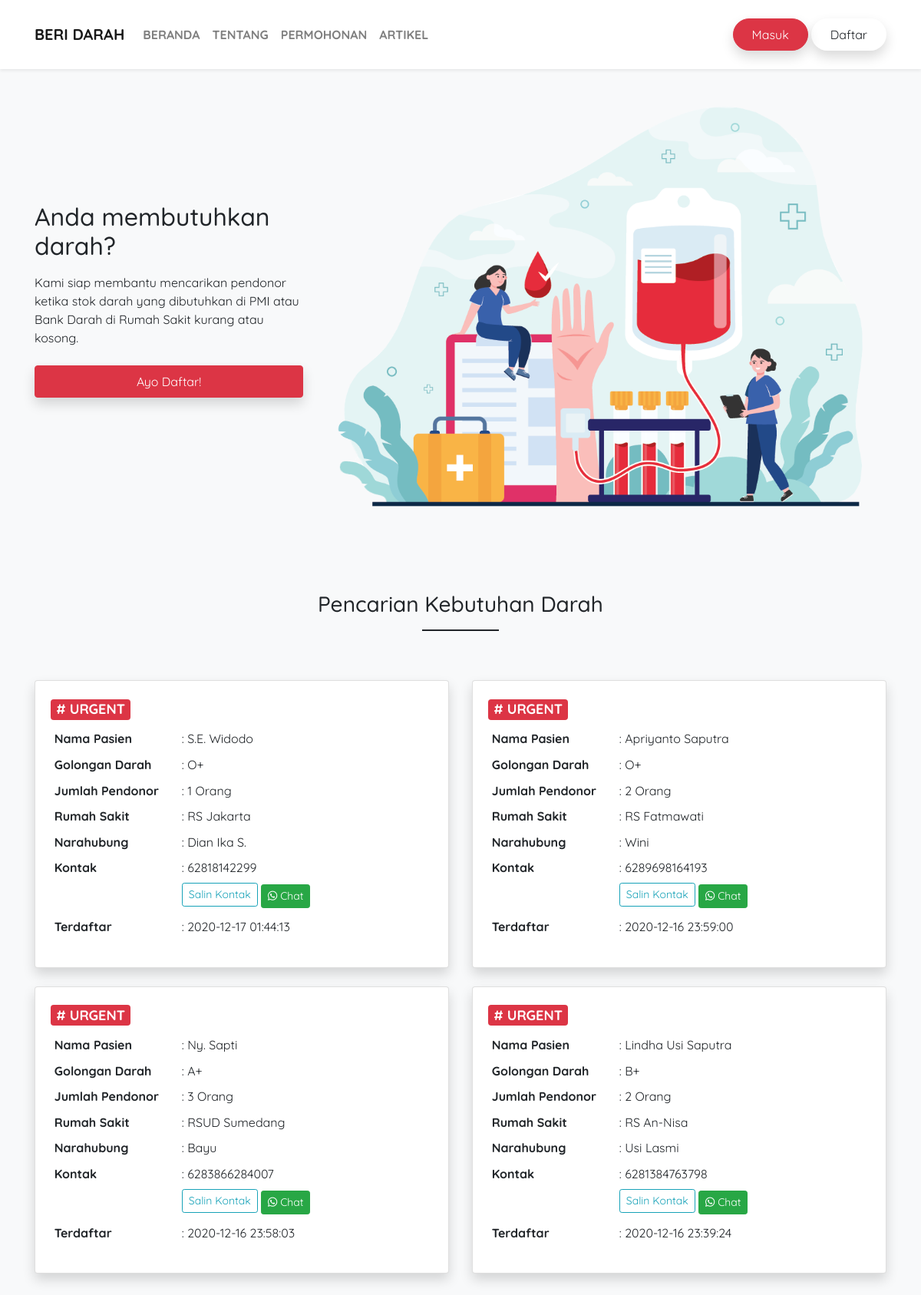
The page / on the database its author committed.
### tables this page shows
CREATE TABLE `request` (
  `id_request` int(11) NOT NULL,
  `id_user` int(11) DEFAULT NULL,
  `recipient_name` varchar(255) DEFAULT NULL,
  `recipient_gender` varchar(1) DEFAULT NULL,
  `blood_group` varchar(3) DEFAULT NULL,
  `hospital` varchar(255) DEFAULT NULL,
  `number_donors` int(3) DEFAULT NULL,
  `requester_name` varchar(255) DEFAULT NULL,
  `requester_phone` varchar(15) DEFAULT NULL,
  `relationship` varchar(255) DEFAULT NULL,
  `message` text,
  `status` tinyint(1) DEFAULT '1',
  `created_date` datetime NOT NULL DEFAULT CURRENT_TIMESTAMP,
  `updated_date` datetime DEFAULT NULL
);

### index.php (the view, shortened to what this page needs)
<!DOCTYPE html>
<html lang="en">
<head>
    <link rel="stylesheet" href="https://cdn.jsdelivr.net/npm/bootstrap@4.5.3/dist/css/bootstrap.min.css">
    <link rel="stylesheet" href="https://use.fontawesome.com/releases/v5.7.2/css/all.css">
</head>
<body class="bg-light">
    <nav class="navbar navbar-expand-lg navbar-light bg-white shadow-sm">
        <div class="container-lg py-3">
            <a class="navbar-brand text-uppercase font-weight-bolder" href="#">Beri Darah</a>
            <div class="collapse navbar-collapse" id="navbarSupportedContent">
                <ul class="navbar-nav mr-auto text-uppercase font-weight-bold">
                    <li class="nav-item">
                        <a class="nav-link" href="#">Beranda <span class="sr-only">(current)</span></a>
                    </li>
                    <li class="nav-item">
                        <a class="nav-link" href="#">Tentang</a>
                    </li>
                    <li class="nav-item">
                        <a class="nav-link" href="#">Permohonan</a>
                    </li>
                    <li class="nav-item">
                        <a class="nav-link" href="#">Artikel</a>
                    </li>
                </ul>
                <form class="form-inline my-2 my-lg-0 ">
                    <a href="login.php" class="btn btn-danger rounded-pill shadow py-2 px-4 mr-1">Masuk</a>
                    <a href="register.php" class="btn btn-white rounded-pill shadow py-2 px-4">Daftar</a>
                </form>
            </div>
        </div>
    </nav>
    <div class="container-lg py-3">
        <div class="row">
            <div class="col-md-4 d-flex justify-content-center align-item-center flex-column py-1 order-2 order-md-1">
                <h2>Anda membutuhkan darah?</h2>
                <p class="py-2">Kami siap membantu mencarikan pendonor ketika stok darah yang dibutuhkan di PMI atau Bank Darah di Rumah Sakit kurang atau kosong.</p>
                <a class="btn btn-danger shadow py-2 px-4" href="register.php">Ayo Daftar!</a>
            </div>
            <div class="col-md-8 py-1 order-1 order-md-2">
                <img class="img-fluid" src="assets/img/hero.png" alt="" srcset="">
            </div>
        </div>
        <div class="row my-5">
            <div class="col-12 py-5 text-center">
                <h3>Pencarian Kebutuhan Darah</h3>
                <hr width="100px" style="border-top: 2px solid;">
            </div>
            <?php
            include_once("config/database.php");
            $datas = $conn->query("SELECT * FROM request ORDER BY created_date DESC LIMIT 20");
            while ($data = mysqli_fetch_object($datas)) {
            ?>
                <div class="col-12 col-md-6 mb-4">
                    <div class="card shadow">
                        <div class="card-body">
                            <h4>
                                <span class="badge badge-danger text-uppercase"># Urgent</span>
                            </h4>
                            <table class="table table-borderless table-sm">
                                <tr>
                                    <th scope="row" class="col-sm-4">Nama Pasien</th>
                                    <td class="col-sm-8">: <?= $data->recipient_name; ?></td>
                                </tr>
                                <tr>
                                    <th scope="row" class="col-sm-4">Golongan Darah</th>
                                    <td class="col-sm-8">: <?= $data->blood_group; ?></td>
                                </tr>
                                <tr>
                                    <th scope="row" class="col-sm-4">Jumlah Pendonor</th>
                                    <td class="col-sm-8">: <?= $data->number_donors; ?> Orang</td>
                                </tr>
                                <tr>
                                    <th scope="row" class="col-sm-4">Rumah Sakit</th>
                                    <td class="col-sm-8">: <?= $data->hospital; ?></td>
                                </tr>
                                <tr>
                                    <th scope="row" class="col-sm-4">Narahubung</th>
                                    <td class="col-sm-8">: <?= $data->requester_name; ?></td>
                                </tr>
                                <tr>
                                    <th scope="row" class="col-sm-4">Kontak</th>
                                    <td class="col-sm-3">: <?= $data->requester_phone; ?>
                                        <div class="mt-2">
                                            <button class="btn btn-outline-info btn-sm mb-1" data-toggle="tooltip" data-placement="top" title="Copy to clipboard" data-clipboard-text="<?= $data->requester_phone; ?>">Salin Kontak</button>
                                            <a class="btn btn-success btn-sm" data-toggle="tooltip" data-placement="bottom" title="Chat Narahubung" href="https://wa.me/<?= $data->requester_phone ?>?text=Hallo kak <?= $data->requester_name ?>, Saya dapat informasi dari website BeriDarah.ID kalau ada kebutuhan pendonor darah <?= $data->blood_group; ?> untuk <?= $data->recipient_name; ?>. Saya bersedia untuk menjadi Pendonor Darah Sukarela untuk <?= $data->recipient_name; ?>, saya harus ke mana untuk mendonorkan darah? Nama saya "><i class="fab fa-whatsapp"></i> Chat</a>
                                        </div>
                                    </td>
                                </tr>
                                <tr>
                                    <th scope="row" class="col-sm-4">Terdaftar</th>
                                    <td class="col-sm-8">: <?= $data->created_date; ?></td>
                                </tr>
                            </table>
                        </div>
                    </div>
                </div>
            <?php } ?>
        </div>
    </div>
</body>
</html>

### index.php (style rules this page uses)
body { font-family: 'Quicksand', sans-serif; }

### rows shown on the page
request: recipient_name "S.E. Widodo", blood_group "O+", number_donors "1", hospital "RS Jakarta", requester_name "Dian Ika S.", requester_phone "62818142299", created_date "2020-12-17 01:44:13"
request: recipient_name "Apriyanto Saputra", blood_group "O+", number_donors "2", hospital "RS Fatmawati", requester_name "Wini", requester_phone "6289698164193", created_date "2020-12-16 23:59:00"
request: recipient_name "Ny. Sapti", blood_group "A+", number_donors "3", hospital "RSUD Sumedang", requester_name "Bayu", requester_phone "6283866284007", created_date "2020-12-16 23:58:03"
request: recipient_name "Lindha Usi Saputra", blood_group "B+", number_donors "2", hospital "RS An-Nisa", requester_name "Usi Lasmi", requester_phone "6281384763798", created_date "2020-12-16 23:39:24"
